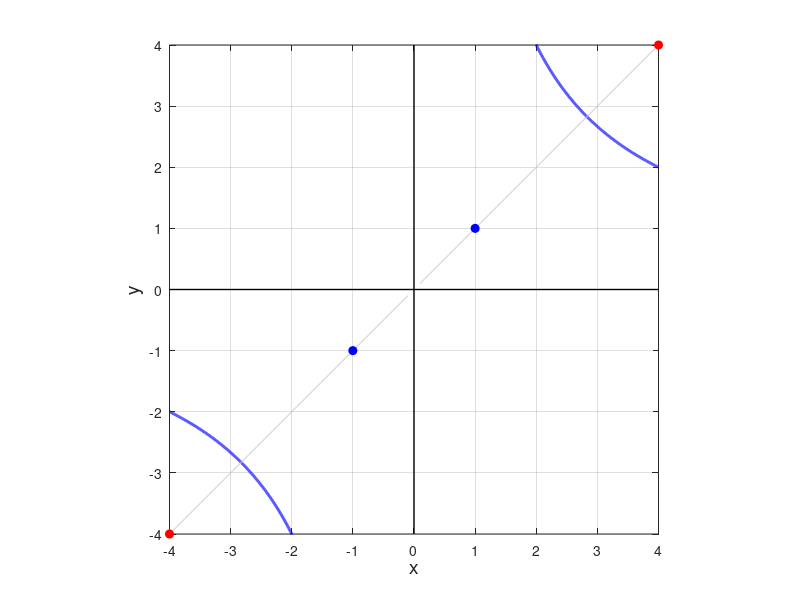

MATLAB code to generate this figure:
%%   ellipse ===============================================================================================================
clear all
close all
clc

a = 4;
b = 7.5;
tMin = pi;
tMax= 2*pi;

xMax = 4; xMin = 0.1;
yMax = 4; yMin = -yMax;
dt = 1;  % tick spacing
N = 5597;

t = linspace(tMin,tMax,N);
x = linspace(xMin,xMax,N);
%x = a .* cos(t);
%y = b.* sin(t);
%x = a .* sec(t);
%y = b .* tan(t); 
y = (a^2/2)./ x;


% xP = -3.8;
% yP = sqrt(b^2 - (b/a)^2 .* xP^2);
% 
% x1 = linspace(xMin,xMax,N);
% M1 = -(b/a)^2 * (xP/yP);
% B1 = yP + (b/a)^2 * (xP^2/yP);
% 
% y1 = M1 .* x1 + B1;
% 
% M2 = -1/M1;
% B2 = yP - M2 * xP;
% 
% y2 = M2.* x1 + B2;
% 
% % focal length c
%    c = sqrt(a^2-b^2);
% % eccentricity e 
%    e = c/a;
% % directrix   D
%    D = a/e; 
% % y = 0 tangent crosses X-axis
%     xtc = -B1/M1;
% % y = 0 normal crosses X-axis
%     xnc = -B2/M2;
% % angle of tangent
%     theta1 = atand(M1);
% % angle of normal
%     theta2 = atand(M2);  
% 
%     
% % distances
%    X1 = -c; Y1 = 0; X2 = xP; Y2 = yP;
%    PF1 = sqrt((X1-X2)^2 + (Y1-Y2)^2);
%    
%    X1 = c; Y1 = 0; X2 = xP; Y2 = yP;
%    PF2 = sqrt((X1-X2)^2 + (Y1-Y2)^2);
%    
%    X1 = -D; Y1 = yP; X2 = xP; Y2 = yP;   PD1 = sqrt((X1-X2)^2 + (Y1-Y2)^2);
%      
%    X1 = D; Y1 = yP; X2 = xP; Y2 = yP;
%    PD2 = sqrt((X1-X2)^2 + (Y1-Y2)^2);
%    
%  % angles
%  theta(4) = atand(M2); if theta(4) < 0, theta(4) = 180+theta(4);end;
%  theta(3) = atand((yP-0)/(xP+c));  
%  theta(1) = theta(4)-theta(3); if theta(3) < 0, theta(3) = 180+theta(3);end;
%  
%  theta(5) = atand((yP-0)/(xP-c)); if theta(5) < 0, theta(5) = 180+theta(5);end;
%  theta(2) = theta(5)-theta(4);
 
figure(1)   % ===========================================================
   fs = 14; 
   set(gcf,'units','normalized','position',[0.1 0.1 0.30 0.30]);
   set(gca,'fontsize',fs);
   
   % plot hyperbola
      X = x;   Y = y; col = 'b'; LW = 2;
      plot(X,Y,col,'lineWidth',LW);
      hold on
     % X = x;   Y = -y; col = 'b'; LW = 2;
     % plot(X,Y,col,'lineWidth',LW);
      X = -x;   Y = -y; col = 'b'; LW = 2;
      plot(X,Y,col,'lineWidth',LW);
     % X = -x;   Y = y; col = 'b'; LW = 2;
     % plot(X,Y,col,'lineWidth',LW);
   
  % plot X and Y axes
      X = [-xMax xMax];   Y = [0 0]; col = 'k'; LW = 1;
      plot(X,Y,col,'lineWidth',LW);
      X = [0 0];   Y = [-yMax yMax]; col = 'k'; LW = 1;
      plot(X,Y,col,'lineWidth',LW);
      
 % plot y = x
     X = x;  Y = x; col = [0.8 0.8 0.8]; LW = 1;
     h_plot = plot(X,Y,'lineWidth',LW);
     set(h_plot,'color',col);
     X = -x;  Y = -x;
     h_plot = plot(X,Y,'lineWidth',LW); 
      set(h_plot,'color',col);
      
  % plot vertices  A1  A2
     X = 1;  Y = 1; col = 'b';
     h_plot = plot(X,Y,'o');
     set(h_plot,'MarkerEdgeColor',col,'MarkerFaceColor',col,'MarkerSize',6); 
     
     X = -1;  Y = -1; col = 'b';
     h_plot = plot(X,Y,'o');
     set(h_plot,'MarkerEdgeColor',col,'MarkerFaceColor',col,'MarkerSize',6); 
     
 % plot foci   F1   F2    
     X = a;  Y = a; col = 'r';
     h_plot = plot(X,Y,'o');
     set(h_plot,'MarkerEdgeColor',col,'MarkerFaceColor',col,'MarkerSize',6); 
     
     X = -a;  Y = -a; col = 'r';
     h_plot = plot(X,Y,'o');
     set(h_plot,'MarkerEdgeColor',col,'MarkerFaceColor',col,'MarkerSize',6); 
       
     
   grid on; box on;
   
   % LABELS
     xlabel('x','fontsize',fs); ylabel('y','fontsize',fs);
     t1 = 'x y = a^2 / 2   y = (a^2/2) / x     a = ';
     t2 = num2str(a,2);
    
   %  t4 = num2str(b,2);
     tm = [t1 t2]; fs = 12;
   %  title(tm,'color','b','fontSize',fs);
     
     
   axis equal
   set(gca,'xLim',[-xMax xMax]);
   set(gca,'yLim',[-yMax yMax]);
   set(gca,'xTick',-xMax:dt:xMax);
   set(gca,'yTick',yMin:dt:yMax);
 
% figure(1)   % ===========================================================
%    fs = 12; LW = 1;
%    set(gcf,'units','normalized','position',[0.1 0.1 0.70 0.60]);
%    set(gca,'fontsize',fs);
%    
%    handle = subplot(1,2,1);
%    set(handle, 'OuterPosition', [0.01 0 0.5 1]) ;  
%    X = [0 100];   Y = [0 0]; col = 'k'; LW = 1;
%    plot(X,Y,col,'lineWidth',LW);
%    hold on
%    
%    
%    nD = 3;
%    
%    X = [0 100];   Y = [100 100];
%    plot(X,Y,col,'lineWidth',LW);
%    
%    X = [100 100];   Y = [100 100];
%    plot(X,Y,col,'lineWidth',LW);
%    
%    X = [100 100];   Y = [0 0];
%    plot(X,Y,col,'lineWidth',LW);
%    
%   
%   
%    X = 5; Y = 95;  tt1 = 'P(x, y) = (';  tt2 = num2str(xP,nD);
%        tt3 = ', ';  tt4 = num2str(yP,nD+2); tt5 = ')'; tt= [tt1 tt2 tt3 tt4 tt5];  text(X,Y,tt);
%   
%    
%    X =  5; Y = 90;  tt1 = 'semi-major axis   a  =  ';  tt2 = num2str(a,nD);  tt= [tt1 tt2];  text(X,Y,tt);
%    X = 55; Y = 90;  tt1 = 'major axis   2a  =  '; tt2 = num2str(2*a,nD);  tt= [tt1 tt2];  text(X,Y,tt);
%    
%    
%    X =  5; Y = 85;  tt1 = 'semi-minor axis   b  =  ';  tt2 = num2str(b,nD);  tt= [tt1 tt2];  text(X,Y,tt);
%    X = 55; Y = 85;  tt1 = 'minor axis   2b  =  ';  tt2 = num2str(2*b,nD);    tt= [tt1 tt2];  text(X,Y,tt);
%    
%    X =  5; Y = 80;  tt1 = 'focal length [OF_1  OF_2]  c  =  ';  tt2 = num2str(c,nD);  tt= [tt1 tt2];  text(X,Y,tt);
%    X = 55; Y = 80;  tt1 = 'eccentricity   e  =  ';  tt2 = num2str(e,nD);  tt= [tt1 tt2];  text(X,Y,tt);
%    
%    X =  5; Y = 75;  tt1 = 'directrices 1: x =   ';  tt2 = num2str(-D,nD);  tt= [tt1 tt2];  text(X,Y,tt);
%    X = 55; Y = 75;  tt1 = 'directrices 2: x =   ';  tt2 = num2str(D,nD);  tt= [tt1 tt2];  text(X,Y,tt);
%    
%    X =  5; Y = 70;  tt1 = 'slope tangent M_1 =   ';  tt2 = num2str(M1,nD);  tt= [tt1 tt2]; text(X,Y,tt);
%    X = 55; Y = 70;  tt1 = 'slope normal M_2 =   ';  tt2 = num2str(M2,nD); tt= [tt1 tt2]; text(X,Y,tt);
%    
%    X =  5; Y = 65;  tt1 = 'intercept tangent B_1 =   ';  tt2 = num2str(B1,nD);  tt= [tt1 tt2];  text(X,Y,tt);
%    X = 55; Y = 65;  tt1 = 'intercept normal B_2 =   ';  tt2 = num2str(B2,nD);  tt= [tt1 tt2]; text(X,Y,tt);
%    
%    X =  5; Y = 60;  tt1 = 'T  tangent cross X-axis: x = ';  tt2 = num2str(xtc,nD);  tt= [tt1 tt2];  text(X,Y,tt);
%    X = 55; Y = 60;  tt1 = 'N normal cross X-axis: x = ';  tt2 = num2str(xnc,nD);  tt= [tt1 tt2];  text(X,Y,tt);
%        
%    X =  5;  Y = 55;  tt1 = 'distances:   PF_1 = ';   tt2 = num2str(PF1,nD);   tt= [tt1 tt2];   text(X,Y,tt);
%    X = 45; Y = 55;   tt1 = 'PF_2 = ';   tt2 = num2str(PF2,nD);   tt= [tt1 tt2];   text(X,Y,tt); 
%    X = 65; Y = 55;   tt1 = 'PF_1 + PF_2 = ';   tt2 = num2str(PF1+PF2,nD);   tt= [tt1 tt2];   text(X,Y,tt); 
%   
%    X =  5; Y = 50;  tt1 = 'distances:   PF_1 = ';   tt2 = num2str(PF1,nD);   tt= [tt1 tt2];   text(X,Y,tt);
%    X = 45; Y = 50;  tt1 = 'PD_1 = ';   tt2 = num2str(PD1,nD);   tt= [tt1 tt2];   text(X,Y,tt); 
%    X = 65; Y = 50;  tt1 = 'PF_1 / PD_1 = ';   tt2 = num2str(PF1/PD1,nD);   tt= [tt1 tt2];   text(X,Y,tt); 
%    
%    X =  5; Y = 45;  tt1 = 'distances:   PF_2 = ';   tt2 = num2str(PF2,nD);   tt= [tt1 tt2];   text(X,Y,tt);
%    X = 45; Y = 45;  tt1 = 'PD_2 = ';   tt2 = num2str(PD2,nD);   tt= [tt1 tt2];   text(X,Y,tt); 
%    X = 65; Y = 45;  tt1 = 'PF_2 / PD_2 = ';   tt2 = num2str(PF2/PD2,nD);   tt= [tt1 tt2];   text(X,Y,tt); 
%    
%    X =  5; Y = 40;  tt1 = 'angles:';   tt2 = '   \theta_1 = NPF_1   \theta_2 = NPF_2   ';   tt= [tt1 tt2];   text(X,Y,tt); 
%    X =  5; Y = 35;  tt1 = 'angles:';   tt2 = '   \theta_3 = NF_1P   \theta_4 = PNF_2   \theta_5 = PF_2T   ';   tt= [tt1 tt2];   text(X,Y,tt); 
%    X =  5; Y = 30;  tt1 = 'angles:';   tt2 = '   \theta_1 = \theta_4 - \theta_3       \theta_2 = \theta_5 - \theta_4     ';   tt= [tt1 tt2];   text(X,Y,tt); 
%    
%   X = 5; Y = 25;  tt1 = 'angle [degrees]   \theta_4 = ';   tt2 = num2str(theta(4),nD);   tt= [tt1 tt2];   text(X,Y,tt);
%   X =  45; Y = 25;  tt1 = '     \theta_3 = ';   tt2 = num2str(theta(3),nD);   tt= [tt1 tt2];   text(X,Y,tt);
%   X =  65; Y = 25;  tt1 = '     \theta_1 = ';   tt2 = num2str(theta(1),nD);   tt= [tt1 tt2];   text(X,Y,tt); 
%   
%    X = 5; Y = 20;  tt1 = 'angle [degrees]   \theta_4 = ';   tt2 = num2str(theta(4),nD);   tt= [tt1 tt2];   text(X,Y,tt);
%   X =  45; Y = 20;  tt1 = '     \theta_5 = ';   tt2 = num2str(theta(5),nD);   tt= [tt1 tt2];   text(X,Y,tt);
%   X =  65; Y = 20;  tt1 = '     \theta_2 = ';   tt2 = num2str(theta(2),nD);   tt= [tt1 tt2];   text(X,Y,tt); 
%   
%   axis off
%    
%    subplot(1,2,2); % ======================================================
%       tx = 'x';  ty = 'y'; 
%    
%   % ellipse
%       X = x;   Y = y; col = 'b'; LW = 2;
%       plot(X,Y,col,'lineWidth',LW);
%       hold on
%   % tangent 
%      X = x1; Y = y1; col = 'r'; LW = 1.5;
%      plot(X,Y,col,'lineWidth',LW);
%   
%   % normal
%       X = x1; Y = y2; col = 'm'; LW = 1.5;
%       plot(X,Y,col,'lineWidth',LW);
%   
%   % focal points 
%       X = [-c c]; Y = [0 0]; col = 'r';
%       h_plot = plot(X,Y,'o');
%       set(h_plot,'MarkerEdgeColor',col,'MarkerFaceColor',col,'MarkerSize',5);
%       
%  % directrix P T N O points     
%       X = [-D D xP xtc xnc 0]; Y = [yP yP yP 0 0 0]; col = 'k';
%       h_plot = plot(X,Y,'o');
%       set(h_plot,'MarkerEdgeColor',col,'MarkerFaceColor',col,'MarkerSize',4); 
%  
%  
%   % Line FP
%    X = [-c xP c]; Y = [0 yP 0]; col = 'k'; LW = 1;
%      plot(X,Y,col,'lineWidth',LW);
%   
%   % Directrix
%     X = [-D -D]; Y = [yMin yMax]; col = 'b'; LW = 1;
%     plot(X,Y,col,'lineWidth',LW);
%     X = [D D]; Y = [yMin yMax]; col = 'b'; LW = 1;
%     plot(X,Y,col,'lineWidth',LW); 
%  
%   % line D1 D2
%   X = [-D D]; Y = [yP yP]; col = 'k'; LW = 0.3;
%     plot(X,Y,col,'lineWidth',LW); 
%   
%     
%   % F1 F2 P D T N
%   X = -c-0.3; Y = -0.8; L = 'F_1'; text(X,Y,L);
%   X = c-0.4; Y = -0.8; L = 'F_2';  text(X,Y,L);
%   X = 4.5; Y = 2; L = 'P';         text(X,Y,L);
%   X = 6.5; Y = 0.5; L = 'T';       text(X,Y,L);
%   X = 2; Y = 0.5; L = 'N';         text(X,Y,L);
%   X = -D-1.1; Y = yP; L = 'D_1';   text(X,Y,L);
%   X = D+0.5;  Y = yP; L = 'D_2';   text(X,Y,L);
%   X = 0;  Y = -0.5; L = 'O';       text(X,Y,L);
%   X = -3.5;  Y = 9; L = 'tangent';   text(X,Y,L,'color','r');
%   X = -3.5;  Y = -9; L = 'normal';   text(X,Y,L,'color','m');
%   
%   xlabel(tx); ylabel(ty);
%     
%    
%  
%   % axis equal
% % ax = gca;
%  
%   axis equal
% %  set(gca,'YMinorGrid','on');
% %  set(gca,'MinorGridAlpha', 0.5);
% %  set(gca,'MinorGridLineStyle','-');
% %  set(gca,'MinorGridColor',[0.8 0.8 0.8]);
% %  set(gca,'GridColor','k');
%  %set(gca,'YMinorGrid','on');
% %set(gca,'xTick',xMin:5:xMax);
%  
%  %ax.XTick = [-6*pi/6,-5*pi/6,-4*pi/6,-3*pi/6, -2*pi/6, -pi/6,0,pi/6,2*pi/6,3*pi/6,4*pi/6,5*pi/6,6*pi/6];
%  %ax.XTickLabel = {'-\pi','','-2\pi/3','','-\pi/3','','0','','\pi/3','','2\pi/3','','\pi'}; 
%  %ax.xLim = [-pi, pi];
%  %ax.XTickLabel = {'-3\pi','-2\pi','-\pi','0','\pi','2\pi','3\pi'};
% %legend('|x-3|','|x - 5|','|x-3|+|x-5|', 'y = 10');
%    
% set(gca,'xLim',[xMin xMax]);
% set(gca,'yLim',[yMin yMax]);
% set(gca,'xTick',xMin:2:xMax);
% grid on; box on;
%       